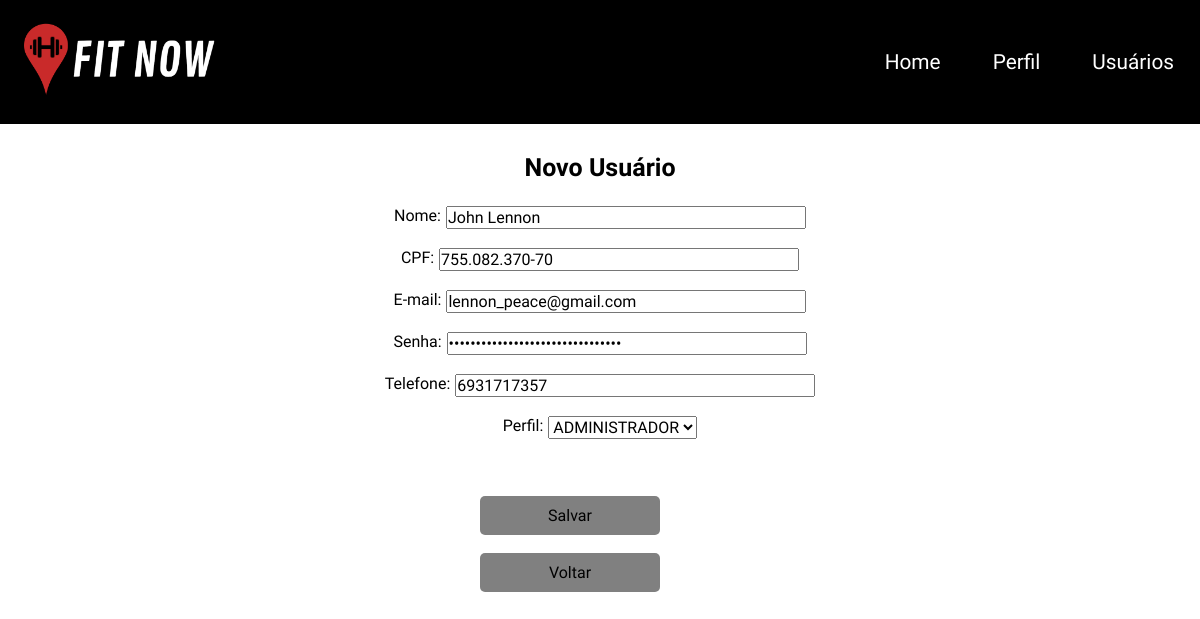
/usuarios/edit.php?id=1, run on the app's committed database.
### tables this page shows
CREATE TABLE `Usuarios` (
	`idUsuario` int not null primary key auto_increment,
    `nome` varchar(45) not null,
    `cpf` varchar(15) not null,
    `email` varchar(60) not null,
    `senha` varchar(60) not null,
    `telefone` varchar(11) not null,
    `perfil_id` int not null,
    foreign key (perfil_id) references Perfis(idPerfil)
);

### src/databases/conexao.php (called while the page is built, shortened)
<?php
    class Conexao
    {
        public static function getConexao()
        {
            try {
                return new PDO("mysql:host=localhost;dbname=fitnowbd;", "root", "");
            } catch(Exception $e) {
                echo 'Erro ao conectar com o banco de dados . ' . $e->getMessage();
            }
        }
    }

### src/dao/perfildao.php (called while the page is built, shortened)
<?php
require_once __DIR__ ."/../databases/conexao.php";
class PerfilDAO{
    public function __construct(){
        $this->dbh = Conexao::getConexao();
    }
    public function getAll(){
        $query = "SELECT * FROM fitnowbd.perfis;";
        $stmt = $this->dbh->query($query);
        $rows = $stmt->fetchAll();
        $this->dbh = null;
        return $rows;
    }
}

### usuarios/edit.php (the view, shortened to what this page needs)
<?php
require_once __DIR__ ."/../src/dao/perfildao.php";
include_once '../src/databases/conexao.php';
$dbh = Conexao::getConexao();
$id = isset($_GET['id']) ? (int) $_GET['id'] : 0;
$query = "SELECT * FROM fitnowbd.usuarios WHERE idUsuario = :id;";
$stmt = $dbh->prepare($query);
$stmt->bindParam(':id', $id);
$stmt->execute();
$usuario = $stmt->fetch(PDO::FETCH_BOTH);
$perfilDAO = new PerfilDAO();
$perfis = $perfilDAO->getAll();
?>
<!DOCTYPE html>
<html lang="pt-br">
<head>
    <link href="../assests/css/boot.css" rel="stylesheet">
    <link href="../assests/css/fonticon.css" rel="stylesheet">
    <link rel="stylesheet" href="../assests/css/modal.css">
    <link rel="stylesheet" href="../assests/css/login.css">
    <link rel="stylesheet" href="../assests/css/styles.css">
    <link rel="stylesheet" href="../assests/css/index_perfil.css">
</head>
<header class="main_header">
    <div class="main_header_content">
        <a href="home.html" class="logo">
            <img id="logofit" src="../img/logofit.png" alt="FITNOW - A qualquer hora e qualquer lugar"
                title="FITNOW - A qualquer hora e qualquer lugar"></a>
        <nav class="main_header_content_menu">
            <ul>
                <li><a href="">Home</a></li>
                <li><a href="../perfis/index.php">Perfil</a></li>
                <li><a href="index.php">Usuários</a></li>
            </ul>
        </nav>
    </div>
</header>
<br>
<body>
    <h1>Novo Usuário</h1>
    <br>
    <form action="update.php" method="post">
        <div class="form_center">
            <label for="nome">Nome:</label><br>
            <input type="text" name="nome" placeholder="Informe seu nome." size="80" required autofocus value="<?= htmlspecialchars($usuario['nome']) ?>"><br>
        </div>
        <br>
        <div class="form_center">
            <label for="cpf">CPF:</label><br>
            <input type="text" name="cpf" id="" placeholder="Informe seu CPF." maxlength="15" required value="<?= htmlspecialchars($usuario['cpf']) ?>"><br>
        </div>
        <br>
        <div class="form_center">
            <label for="email">E-mail:</label><br>
            <input type="email" name="email" placeholder="Informe seu e-mail." size="80" required autofocus value="<?= htmlspecialchars($usuario['email']) ?>"><br>
        </div>
        <br>
        <div class="form_center">
            <label for="senha">Senha:</label><br>
            <input type="password" name="senha" id="" placeholder="Informe sua senha." required value="<?= htmlspecialchars($usuario['senha']) ?>"><br>
        </div>
        <br>
        <div class="form_center">
            <label for="telefone">Telefone:</label><br>
            <input type="number" name="telefone" id="" placeholder="Informe seu telefone." maxlength="11" required value="<?= htmlspecialchars($usuario['telefone']) ?>"><br>
        </div>
        <br>
        <div class="form_center">
            <label for="perfil">Perfil:</label><br>
            <select name="perfil" id="">
                <?php foreach ($perfis as $perfil): ?>
                    <option value="<?= $perfil['idPerfil'] ?>">
                        <?= $perfil['nome'] ?>
                    </option>
                <?php endforeach ?>
            </select><br>
        </div>
        <br><br><br>
        <button class="btn" type="submit">Salvar</button>
    </form>
    <br><br><br>
    <a href="index.php"><button class="btn">Voltar</button></a>
</body>
</html>

### assests/css/boot.css (style rules this page uses)
* { padding: 0; margin: 0; box-sizing: border-box; text-decoration: none; font-size: 1em; font-family: 'Ubuntu', sans-serif; }

### assests/css/styles.css (style rules this page uses)
.main_header { width: 100%; background-color: black; }
.main_header .main_header_content { max-width: 1300px; margin: 0 auto; display: flex; flex-wrap: wrap; }
.main_header .main_header_content .logo { flex-basis: 330px; padding: 20px; width: 290px; }
#logofit { width: 200px; }
.main_header .main_header_content .main_header_content_menu { flex-basis: calc(100% - 330px); display: flex; justify-content: flex-end; }
.main_header_content_menu ul { display: flex; align-items: stretch; }
.main_header_content_menu ul li { list-style: none; display: flex; align-items: center; }
.main_header_content_menu ul li a { padding: 0 26px; display: flex; font-size: 1.3rem; align-items: center; height: 100%; color:white; }

### assests/css/index_perfil.css (style rules this page uses)
* { margin: 0; padding: 0; box-sizing: border-box; }
h1 { text-align: center; font-size: 25px; margin-top: 10px; margin-bottom: 5px; }
.btn { display: block; margin: 0 auto; background-color: grey; color: black; border-radius: 5px; border: none; padding: 10px 20px; text-align: center; width: 15%; margin: auto; }

### usuarios/edit.php (style rules this page uses)
.form_center { display: flex; justify-content: center; }
form label { margin-right: 5px; }
form input { width: 30%; }
.btn { background-color: grey; color: black; border-radius: 5px; border: none; padding: 10px 20px; position: absolute; right: 45%; }

### data on the page
usuarios: nome "John Lennon", cpf "755.082.370-70", email "lennon_peace@gmail.com", telefone "6931717357"

### other printed values
form field perfil "ADMINISTRADOR"
